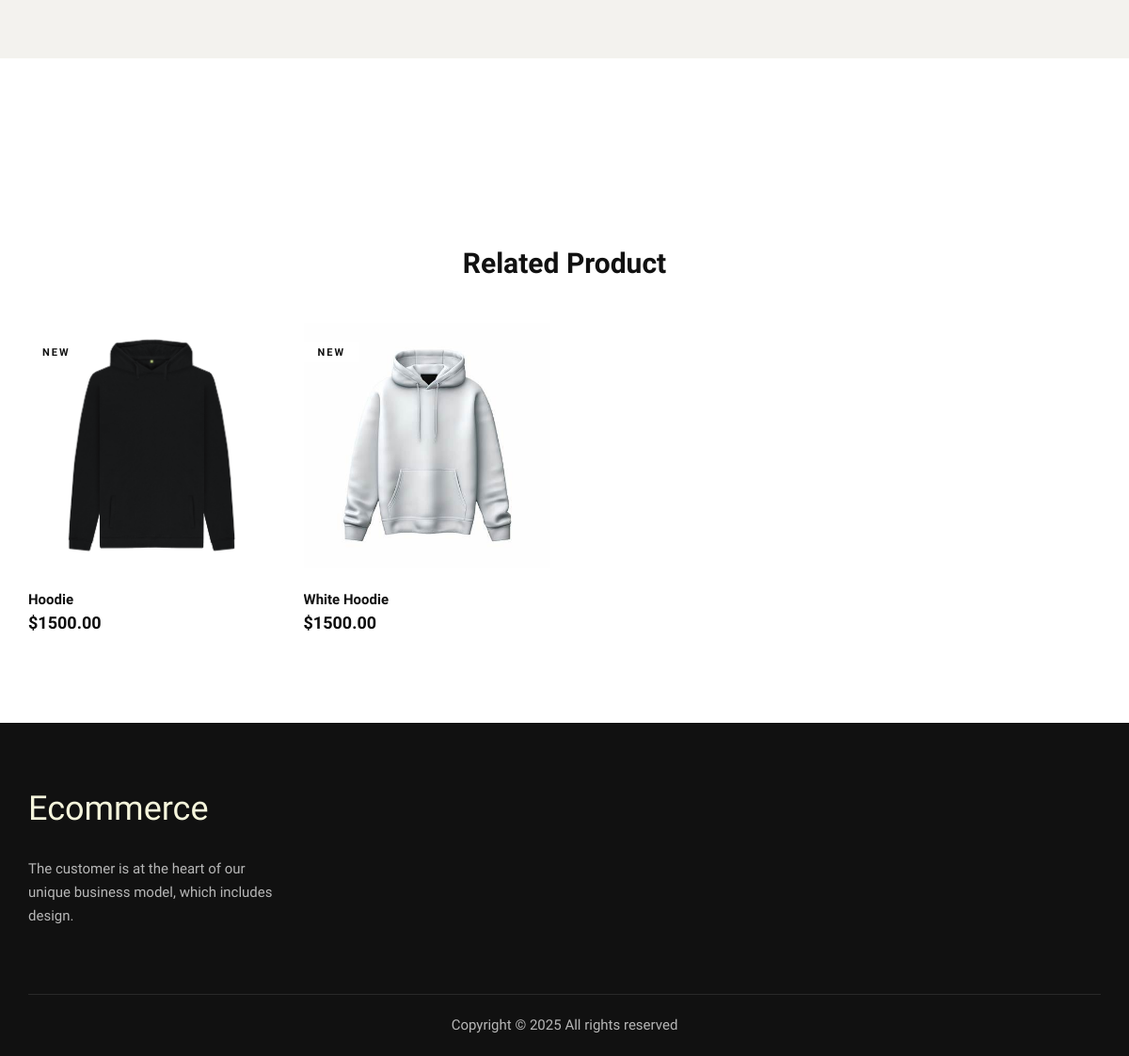
The app's page /product/3/ (lower part), older data.
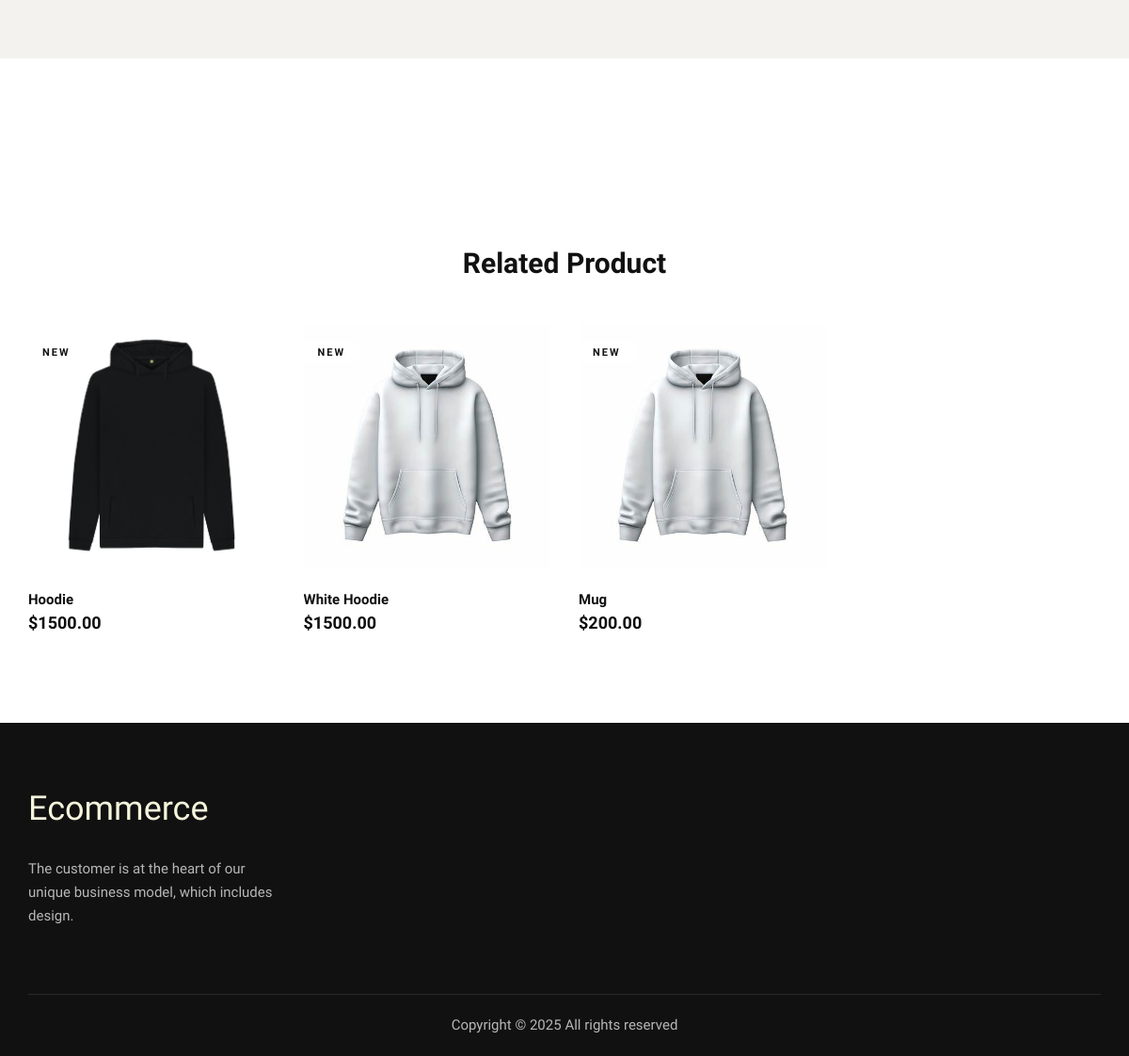
The same page, newer data.
### products/models.py (models this page shows, shortened)
class Product(models.Model):
    name = models.CharField(max_length=255)
    description = models.TextField(null=True)
    price = models.DecimalField(max_digits=10, decimal_places=2)
    category = models.ForeignKey(Category, on_delete=models.CASCADE)
    customizable = models.BooleanField(default=True)
    image = models.ImageField(upload_to='images/')
    customizable_image = models.ImageField(upload_to='images/', null=True)
    stock = models.PositiveBigIntegerField()

### products/views.py (the view)
# urls.py: path('product/<int:id>/', views.product_detail, name='product'),
def product_detail(request, id):
    product = Product.objects.get(id=id)
    category = Product.objects.filter(category=product.category)
    return render(request, 'shop-details.html', context={'product': product, 'categories': category})

### products/models.py (called while the page is built)
    def __str__(self):
        return self.name

### products/templates/shop-details.html (shortened to what this page needs)
{% extends 'base/base.html' %}
{% load static %}
{% block base %}
    <section class="shop-details">
        <div class="product__details__pic">
    </section>
    <section class="related spad">
        <div class="container">
            <div class="row">
                <div class="col-lg-12">
                    <h3 class="related-title">Related Product</h3>
                </div>
            </div>
            <div class="row">
                {% for category in categories %}
                <div class="col-lg-3 col-md-6 col-sm-6 col-md-6 col-sm-6 mix new-arrivals">
                    <a href="{% url 'product'  category.id  %}">
                    <div class="product__item">
                        <div class="product__item__pic set-bg" data-setbg="{{ category.image.url }}">
                            <span class="label">New</span>
                        </div>
                        <div class="product__item__text">
                            <h6>{{ category.name }}</h6>
                            <h5>${{ category.price }}</h5>
                        </div>
                    </div>
                </a>
            </div>
            {% endfor %}
        </div>
    </section>
{% endblock base %}

Row changes from the older to the newer data that the page shows:
added Product: name "Mug", price "200.00"
